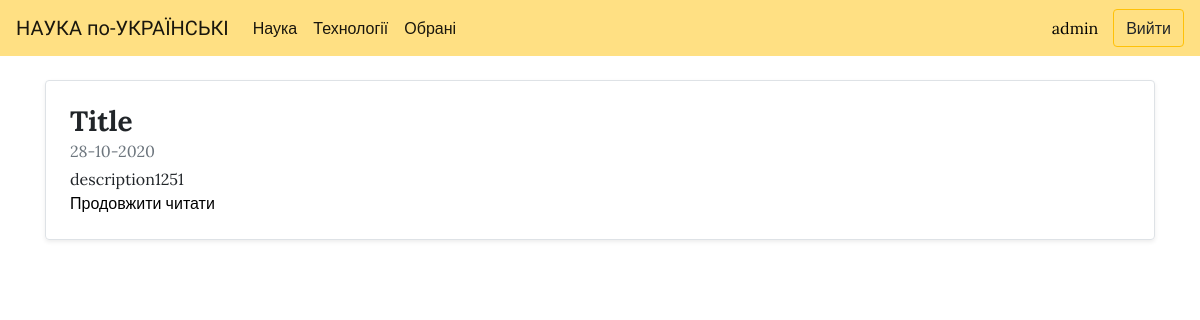
/favorites/ (signed in), run on an earlier commit of the app's database.
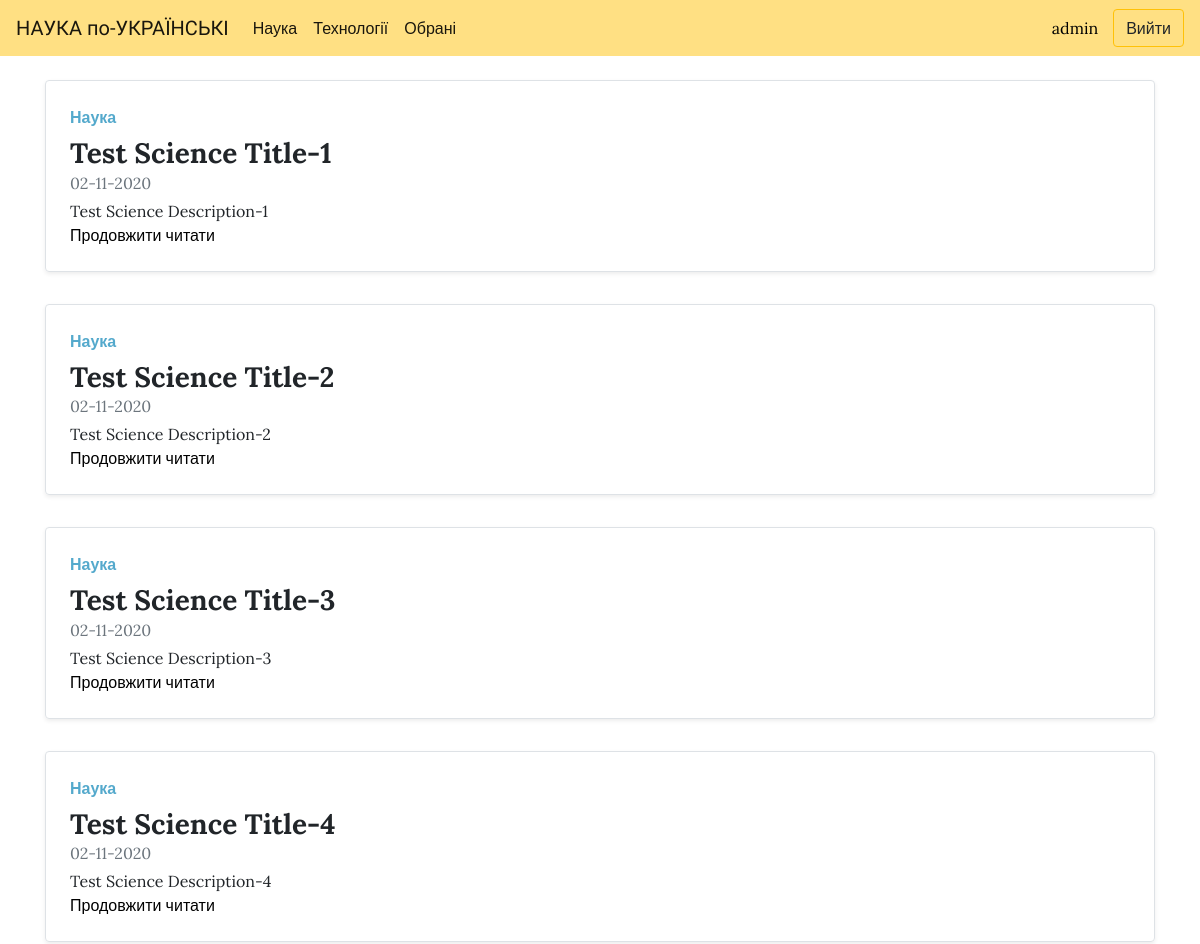
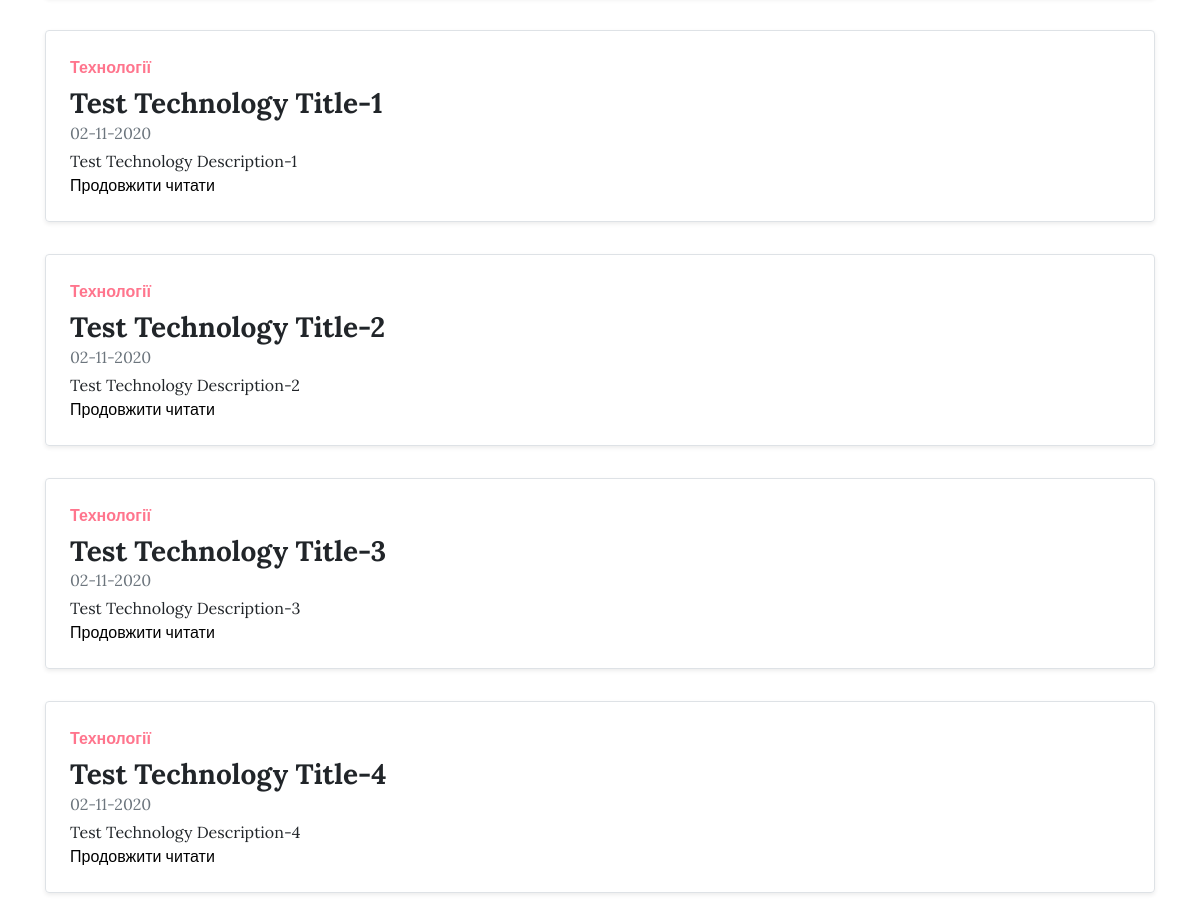
And on a later commit of the database (2 pictures, top to bottom).
### base/models.py (models this page shows, shortened)
class Article(models.Model):
    title = models.CharField(max_length=200)
    html_title = models.CharField(max_length=200)
    keyword = models.CharField(max_length=200)
    description = models.CharField(max_length=350)
    html_description = models.CharField(max_length=150)
    body = RichTextField(blank=True, null=True)
    creation_date = models.DateTimeField(auto_now_add=True, editable=False)
    modified = models.DateTimeField(auto_now=True)
    slug = models.SlugField(verbose_name='URL', max_length=50, unique=True)
    author = models.ForeignKey(User, on_delete=models.SET_NULL, null=True, related_name='author')
    tag = models.ManyToManyField(Tags)
    favorite = models.ManyToManyField(User)
    section = models.ForeignKey(Section, on_delete=models.SET_NULL, null=True)

### base/views.py (the view)
# urls.py: path('favorites/', views.favorites, name='favorites'),
def favorites(request):
    user = auth.get_user(request)
    fav = Article.objects.filter(favorite__pk=user.pk)
    paginator = Paginator(fav, 20)  # Show 25 contacts per page.
    page_number = request.GET.get('page')
    page_obj = paginator.get_page(page_number)
    science = 'Science'
    technology = 'Technology'
    return render(request, 'base/favorites.html', {'articles': page_obj, 'science': science, 'technology': technology})

### base/models.py (called while the page is built)
    def __str__(self):
        return self.name

### templates/base/favorites.html (shortened to what this page needs)
{% extends 'base/index.html' %}
{% block other %}
<main role="main">
 {% if user.is_authenticated %}
  {% for article in articles %}
    <div class="container">
        <div class="row mb-2">
        <div class="col-md-12">
        <div class="row no-gutters border rounded overflow-hidden flex-md-row mb-4 shadow-sm h-md-250 position-relative">
          <div class="col p-4 d-flex flex-column position-static">
            {% if article.section|stringformat:'s'  == science|stringformat:'s'  %}
              <strong class="d-inline-block mb-2 text-primary">Наука</strong>
            {% endif %}
            {% if article.section|stringformat:'s'  == technology|stringformat:'s'  %}
              <strong class="d-inline-block mb-2 text-success">Технології</strong>
            {% endif %}
            <p class="mb-0 h3"><b>{{article.title}}</b></p>
            <div class="mb-1 text-muted">{{article.creation_date|date:"d-m-Y"}}</div>
            <p class="card-text mb-auto">{{article.description}}</p>
            <a href="{% url 'art_detail' article.slug %}" class="stretched-link">Продовжити читати</a>
          </div>
        </div>
      </div>
  </div>
    </div>
  {% endfor %}
{% else %}
    <div class="container ">
      <p class="h1" style="margin-top:0.7em" class="text-justify"><u><a href="{% url 'login' %}">Увійдіть</a></u>, або <u><a href="{% url 'register' %}">Зареєструйтеся</a></u> для доступу до обраних статей.</a></p>
    </div>
{% endif %}
</main>
{% endblock %}

What changed in the data, as far as the page shows it:
removed Article: title "Title", creation_date "28-10-2020", description "description1251"
added Article: shows "Наука", title "Test Science Title-1", creation_date "02-11-2020", description "Test Science Description-1"
added Article: shows "Наука", title "Test Science Title-2", creation_date "02-11-2020", description "Test Science Description-2"
added Article: shows "Наука", title "Test Science Title-3", creation_date "02-11-2020", description "Test Science Description-3"
added Article: shows "Наука", title "Test Science Title-4", creation_date "02-11-2020", description "Test Science Description-4"
added Article: shows "Технології", title "Test Technology Title-1", creation_date "02-11-2020", description "Test Technology Description-1"
added Article: shows "Технології", title "Test Technology Title-2", creation_date "02-11-2020", description "Test Technology Description-2"
added Article: shows "Технології", title "Test Technology Title-3", creation_date "02-11-2020", description "Test Technology Description-3"
added Article: shows "Технології", title "Test Technology Title-4", creation_date "02-11-2020", description "Test Technology Description-4"
